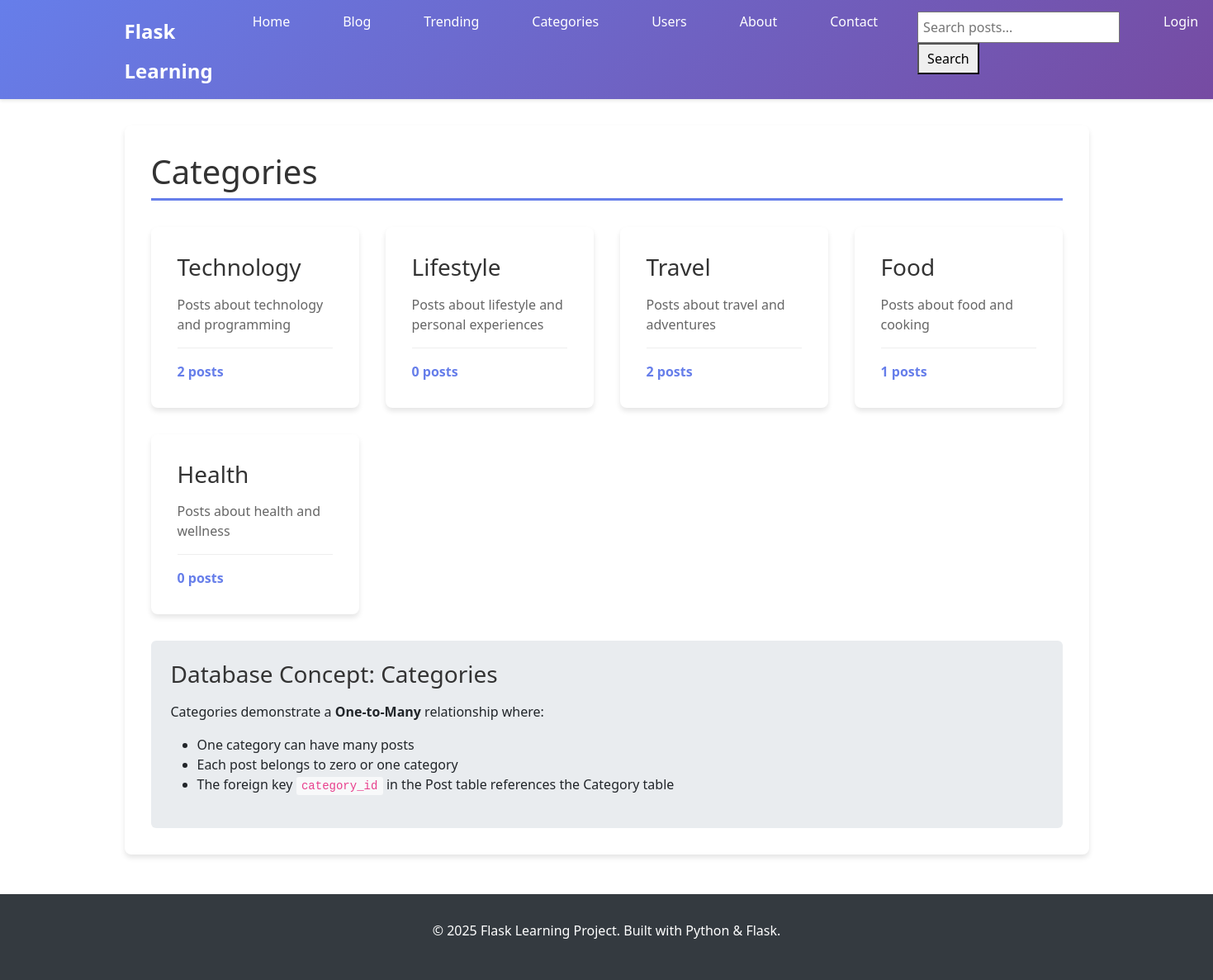
The page /categories on the database its author committed.
### app.py (models this page shows, shortened)
class Category(db.Model):
    id = db.Column(db.Integer, primary_key=True)
    name = db.Column(db.String(50), unique=True, nullable=False)
    description = db.Column(db.Text)
    posts = db.relationship('Post', backref='category', lazy=True)

### app.py (the view)
@app.route('/categories')
def categories():
    categories = Category.query.all()
    return render_template('categories.html', title='Categories', categories=categories)

### templates/categories.html
{% extends "base.html" %}
{% block content %}
<div class="content-section">
    <h1>Categories</h1>
    {% if categories %}
        <div class="categories-grid">
            {% for category in categories %}
            <div class="category-card">
                <h3><a href="{{ url_for('category_posts', id=category.id) }}">{{ category.name }}</a></h3>
                {% if category.description %}
                    <p class="category-description">{{ category.description }}</p>
                {% endif %}
                <div class="category-stats">
                    <span class="post-count">{{ category.posts|length }} posts</span>
                </div>
            </div>
            {% endfor %}
        </div>
    {% else %}
        <div class="no-categories">
            <h3>No categories yet!</h3>
            <p>Categories help organize blog posts by topic.</p>
            <a href="{{ url_for('init_db') }}" class="btn btn-primary">Initialize Sample Data</a>
        </div>
    {% endif %}
    <div class="database-info">
        <h3>Database Concept: Categories</h3>
        <p>Categories demonstrate a <strong>One-to-Many</strong> relationship where:</p>
        <ul>
            <li>One category can have many posts</li>
            <li>Each post belongs to zero or one category</li>
            <li>The foreign key <code>category_id</code> in the Post table references the Category table</li>
        </ul>
    </div>
</div>
{% endblock %}

### static/css/style.css (style rules this page uses)
* { margin: 0; padding: 0; box-sizing: border-box; }
body { font-family: 'Segoe UI', Tahoma, Geneva, Verdana, sans-serif; line-height: 1.6; color: #333; background-color: #f8f9fa; }
.content-section { background: white; padding: 2rem; border-radius: 8px; box-shadow: 0 4px 6px rgba(0,0,0,0.1); margin: 2rem 0; }
.content-section h1 { color: #333; margin-bottom: 1.5rem; border-bottom: 3px solid #667eea; padding-bottom: 0.5rem; }
.categories-grid { display: grid; grid-template-columns: repeat(auto-fit, minmax(250px, 1fr)); gap: 2rem; margin: 2rem 0; }
.category-card { background: white; padding: 2rem; border-radius: 8px; box-shadow: 0 4px 6px rgba(0,0,0,0.1); transition: transform 0.3s ease; }
.category-card h3 a { color: #333; text-decoration: none; }
.category-description { color: #666; margin: 1rem 0; }
.category-stats { margin-top: 1rem; padding-top: 1rem; border-top: 1px solid #eee; }
.post-count { color: #667eea; font-weight: bold; }
.database-info, .database-demo-info, .demo-info { background: #e9ecef; padding: 1.5rem; border-radius: 6px; margin-top: 2rem; }
.database-info h3, .database-demo-info h3, .demo-info h3 { color: #333; margin-bottom: 1rem; }
.database-info code, .database-demo-info code, .demo-info code { background: #f8f9fa; padding: 0.2rem 0.4rem; border-radius: 3px; font-family: 'Courier New', monospace; color: #e83e8c; }

### rows shown on the page
Category: name "Technology", description "Posts about technology and programming", posts|length "2"
Category: name "Lifestyle", description "Posts about lifestyle and personal experiences", posts|length "0"
Category: name "Travel", description "Posts about travel and adventures", posts|length "2"
Category: name "Food", description "Posts about food and cooking", posts|length "1"
Category: name "Health", description "Posts about health and wellness", posts|length "0"
